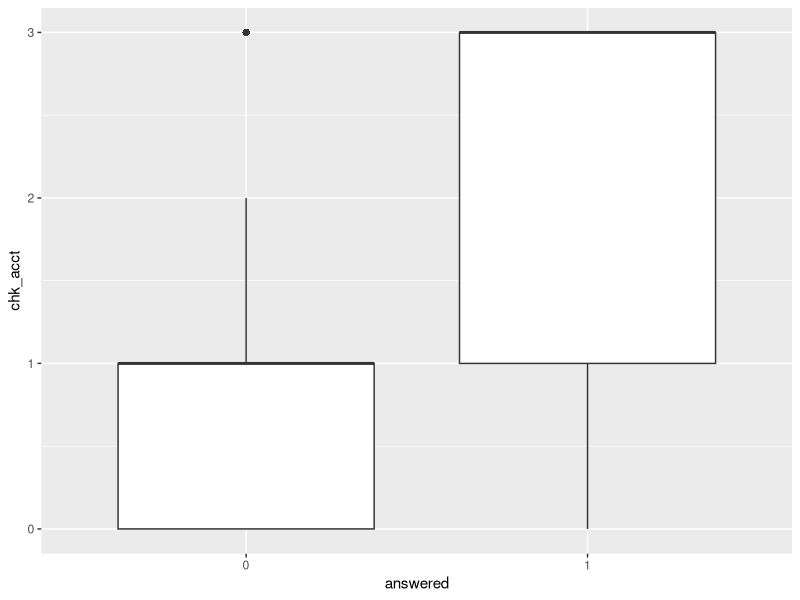
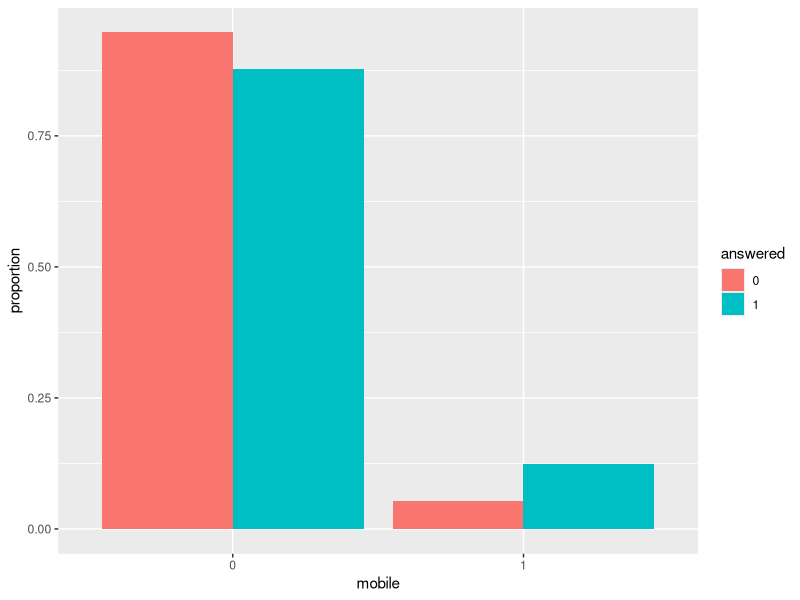

R code for these plots, in order:
## ---- chunk 1
knitr::opts_chunk$set(echo = TRUE)
library(tidyverse)

## ---- chunk 2
d <- read_csv("adviseinvest_dirty.csv")

glimpse(d)

summary(d)
## ---- chunk 3
d <- d %>%
  mutate(job = factor(job),
         product = factor(product))
## ---- chunk 4
d <- d %>%
  filter(income > 0,
         num_accts < 5,
         !is.na(new_car))

summary(d)
## ---- chunk 5
mean(d$answered)
## ---- chunk 6
d %>%
  mutate(answered = factor(answered)) %>%
  ggplot(aes(answered, chk_acct)) + 
  geom_boxplot()
## ---- chunk 7
d %>%
  mutate(answered = factor(answered),
         mobile = factor(mobile)) %>%
  group_by(mobile, answered) %>%
  count() %>%
  group_by(answered) %>%
  mutate(proportion = n / sum(n)) %>%
  ggplot(aes(mobile, proportion, fill = answered)) + 
  geom_bar(stat="identity", position = "dodge")
